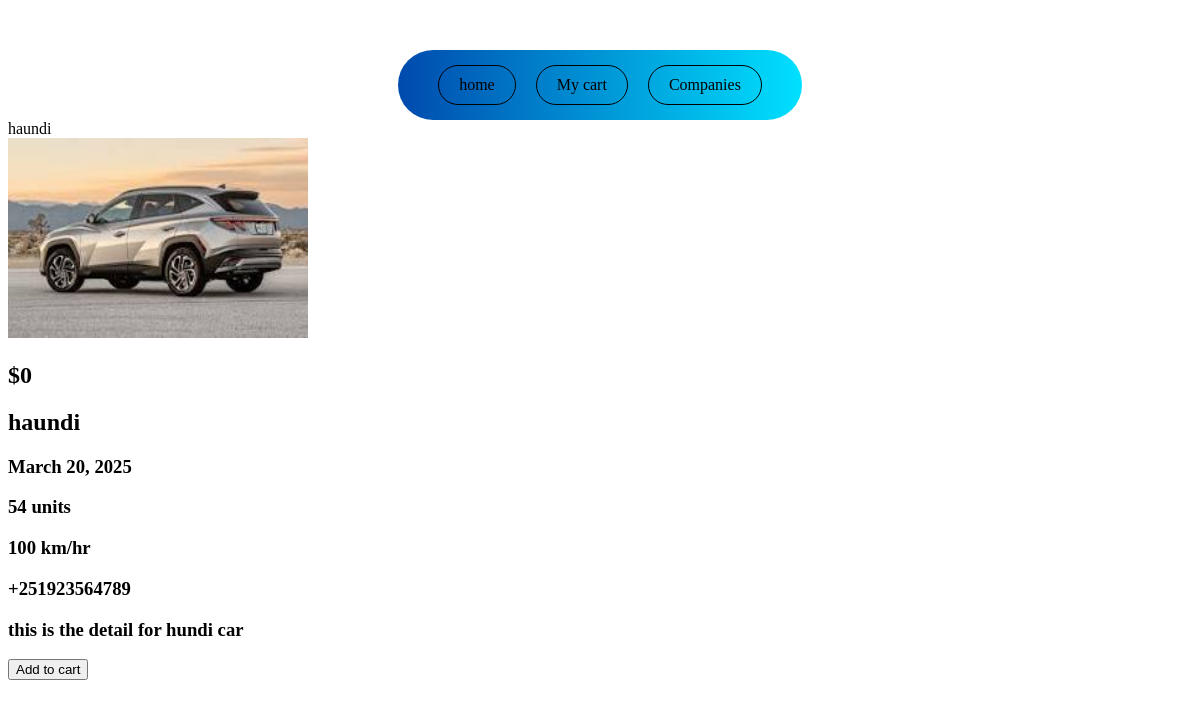
Before: /cars/hundi/ with the older database file.
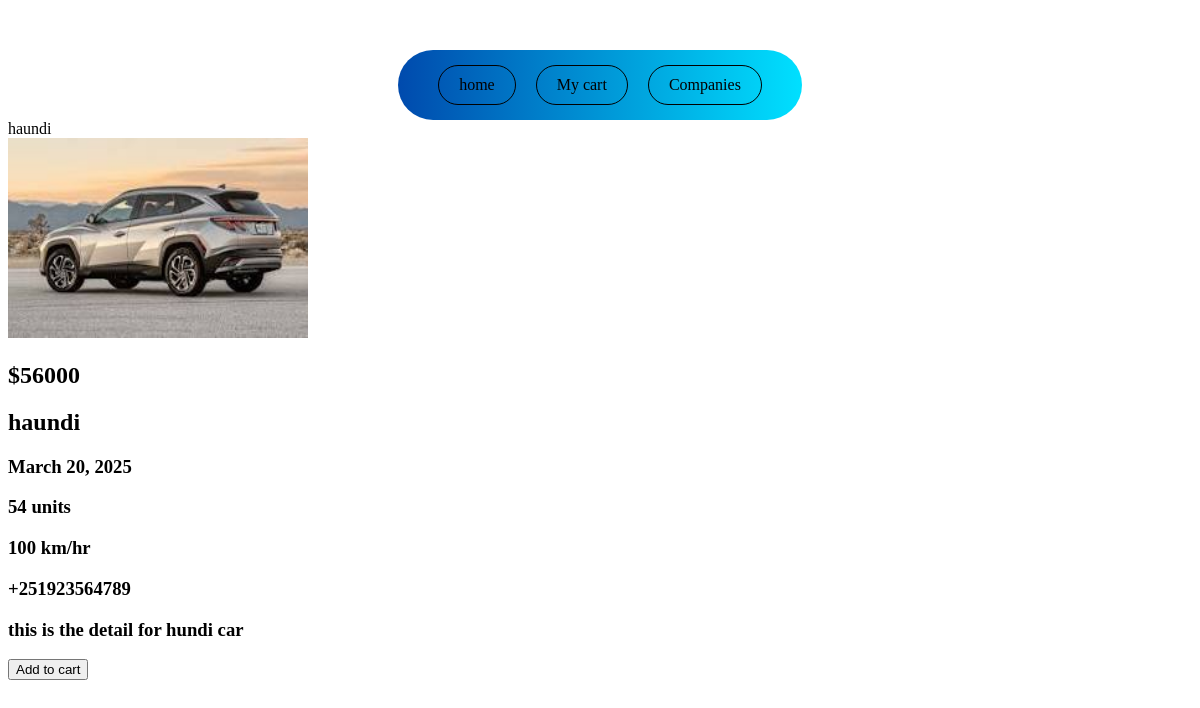
After: the same page with the newer database file.
### cars/models.py (models this page shows, shortened)
class car(models.Model):
    Proname = models.CharField(max_length=50)
    price = models.IntegerField(default=0)
    yearofpp = models.DateField()
    phone_number = PhoneNumberField(null=False, blank=False, unique=True)
    stok = models.IntegerField(validators=[MinValueValidator(1)])
    image = models.ImageField(upload_to="posts", null=True)
    discr = models.TextField(default='')
    sped = models.IntegerField(validators=[MaxValueValidator(250)], default=0)
    slug = models.SlugField(unique=True, db_index=True)
    producer = models.ForeignKey(Producer, on_delete=models.CASCADE, related_name='cars', null=True, blank=True, default=None)  # ForeignKey placed here
    class Meta:
        verbose_name = "Car"
        verbose_name_plural = "Cars"

### cars/views.py (the view, shortened to what this page needs)
# urls.py: path("cars/<slug:slug>/",views.SinglePageView.as_view(), name="detail-page"),
class SinglePageView(View):
    template_name= "cars/single.html"
    def get(self, request,slug, *args, **kwargs):
        single = car.objects.get(slug=slug)
        context = {"car": single}
        return render(request,self.template_name, context )

### cars/templates/cars/single.html (shortened to what this page needs)
{% extends "cars/base.html" %}
{% block content %}
<section>
      <div>
        <img src="{{ car.image.url }}" alt="{{ car.Proname }}" width="300" height="200">
        <h2>${{ car.price }}</h2>
        <h2>{{ car.Proname }}</h2>
        <h3>{{ car.yearofpp }}</h3>
        <h3>{{ car.stok }} units</h3>
        <h3>{{ car.sped }} km/hr</h3>
        <h3>{{ car.phone_number }}</h3>
        <h3>{{ car.discr }}</h3>
    </div>
</section>
<div id="read-later">
  <form action="{% url "read-later" %}" method="POST">
    <button>
      {% if incart %}
        Remove from cart
      {% else %}
        Add to cart
      {% endif %}
    </button>
  </form>
</div>
{% endblock content %}

### cars/templates/cars/base.html (shortened to what this page needs)
{% load static %}
<!DOCTYPE html>
<html lang="en">
<head>
    <link rel="stylesheet" href="{% static "cars/base.css" %}">
</head>
<body>
    <header>
        <div class="container">
            <div class="navbar">
                <a href="{% url "front-page" %}" class="nav-button">home</a>
                <a href="{% url "read-later" %}" class="nav-button">My cart</a>
                <a href="{% url "companies" %}" class="nav-button">Companies</a>
            </div>
        </div>
    </header>
</body>
</html>
{% block content %}
{% endblock content %}

### cars/static/cars/base.css (style rules this page uses)
.navbar { display: flex; justify-content: space-between; align-items: center; background: linear-gradient(to right, #004aad, #00e0ff); padding: 15px 30px; border-radius: 40px; }
.navbar .nav-button { padding: 10px 20px; font-size: 16px; color: black; background: transparent; border: 1px solid black; border-radius: 20px; margin: 0 10px; text-decoration: none; }
.container { width: 100%; display: flex; justify-content: center; margin-top: 50px; }

Changed rows visible on the page:
changed car "haundi": price "0" → "56000"
